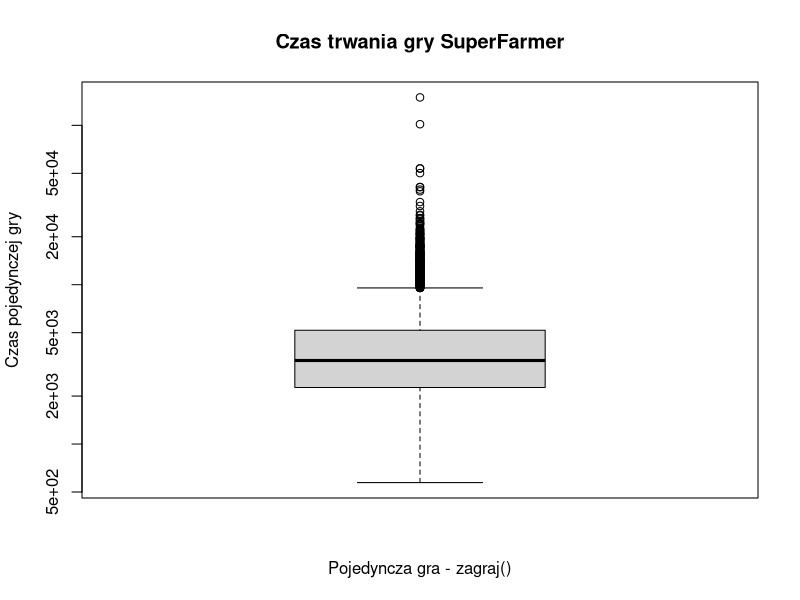
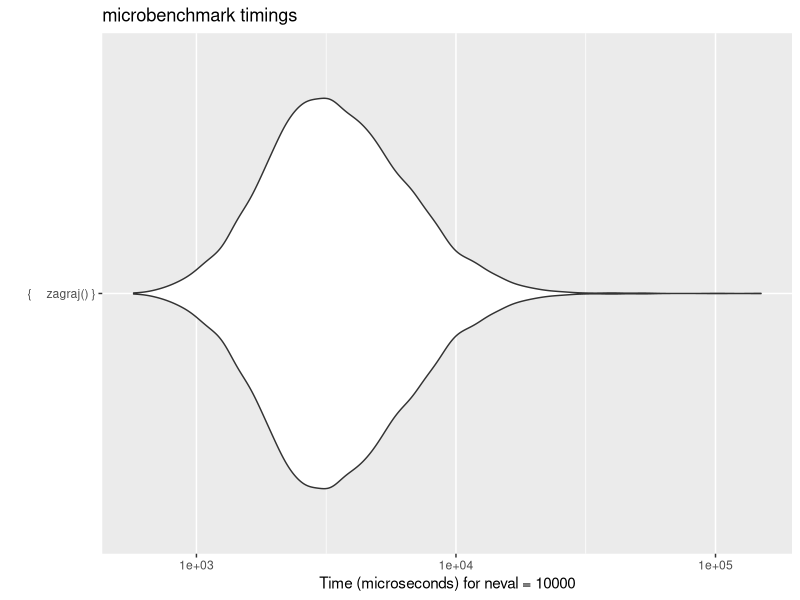
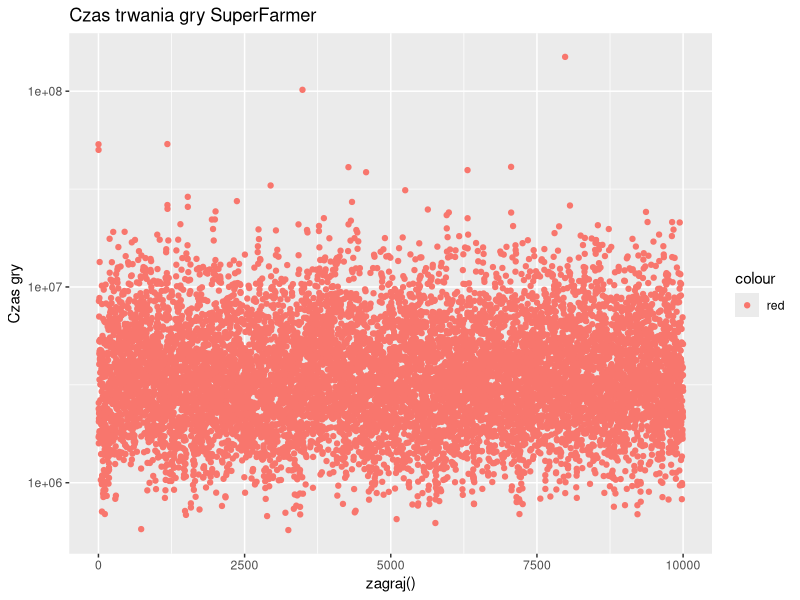

The R script that drew these images, in order:
## ---- chunk 1
knitr::opts_chunk$set(echo = TRUE)
## ---- chunk 2
knitr::opts_chunk$set(warning=FALSE,message =FALSE)
## ---- chunk 3
library(microbenchmark)
library(ggplot2)
## ---- chunk 4
stado_glowne <<- c(60,24,20,12,6,4,2)
stado <<- c(0,0,0,0,0,0,0)
## R,S,P,C,H,L,B
## gdzie R - krolik, S - owca, P - swinia, C - krowa, H - kon, L - maly pies, B - duzy pies
## ---- chunk 5
kostka_zielona <- c('R','R','R','R','R','R','S','S','S','P','C','W')
kostka_czerwona <- c('R','R','R','R','R','R','S','S','P','P','H','F')
##gdzie: W - wilk, F - lis; reszta jak wyzej
## ---- chunk 6
##Wektory wymian o takiej samej strukturze jak stado i stado_glowne
kon <- c(72,12,6,2,1,12,2)
krowa <- c(36,6,3,1,0,6,1)
swinia <- c(12,2,1,0,0,2,0)
owca <- c(6,1,0,0,0,1,0)
maly_pies <- c(6,1,0,0,0,1,0)
duzy_pies <- c(36,6,3,1,0,6,1)
##ile innych zwierzat trzeba aby wymienic na dane zwierze

## ---- chunk 7
licz_ile_otrzyma <- function(sie_nalezy){
  if (all(sie_nalezy <= stado_glowne)){
    return(sie_nalezy)
  } else {
    sie_nalezy <- ifelse(sie_nalezy <= stado_glowne, sie_nalezy, stado_glowne)
    return(sie_nalezy)
  }
}
sie_nalezy <- c(1,25,0,0,0,5,0)
licz_ile_otrzyma(sie_nalezy)

## ---- chunk 8
dodaj_lub_odejmij <- function(co, jak='+'){
  if (jak=='+'){ ## dodajemy do stada
    stado <<- stado + co
    stado_glowne <<- stado_glowne - co
  } else { ## odejmujemy ze stada
    stado <<- stado - co
    stado_glowne <<- stado_glowne + co
  }
  if (!all(stado+stado_glowne==c(60,24,20,12,6,4,2))){
    stop('!!! STADA SIE NIE SUMUJA!!!') ##przerywamy gre - stada sie nie sumuja
  }
}
co <- licz_ile_otrzyma(sie_nalezy)
dodaj_lub_odejmij(co,'+')
stado
stado_glowne

## ---- chunk 9
zakoncz_gre <- function(x=stado){
  if(all(stado >= c(1,1,1,1,1,0,0))){
    return(TRUE) ## jesli mamy wiecej lub rowno zwierzat, to wygralismy
  } else { 
    suma = 0
    for (i in 1:7){
      switch(i,
             "1"={suma <- suma + stado[i]},
             "2"={suma <- suma + 6*stado[i]},
             "3"={suma <- suma + 12*stado[i]},
             "4"={suma <- suma + 36*stado[i]},
             "5"={suma <- suma + 72*stado[i]},
             "6"={suma <- suma + 6*stado[i]},
             "7"={suma <- suma + 36*stado[i]})
    }
    if (suma >= 127){ ##6+12+36+72+1 = 127 krolikow
      stado <<- c(suma-126,1,1,1,1,0,0)
      stado_glowne <<- (c(60,24,20,12,6,4,2) - stado)
      return(TRUE) ## stac nas na wygrana, wiec tez wygralismy
    }
    return(FALSE) ## jeszcze za malo
  }
}
zakoncz_gre()
stado
stado_glowne
## ---- chunk 10
##podobna do zakoncz_gre
wez_konia <- function(){
  suma = 0
  for (i in 1:7){
    switch(i,
           "1"={suma <- suma + stado[i]},
           "2"={suma <- suma + 6*stado[i]},
           "3"={suma <- suma + 12*stado[i]},
           "4"={suma <- suma + 36*stado[i]},
           "6"={suma <- suma + 6*stado[i]},
           "7"={suma <- suma + 36*stado[i]},
           suma <- suma)
  }
  if (suma >= 73){
    dodaj_lub_odejmij(c(stado[1:4],0,stado[6:7]),'-')
    ##usuwamy wszystko ze stada, zeby wymienic na konia i krolika
    if ((suma-72)<=60){
      dodaj_lub_odejmij(c((suma-72),0,0,0,1,0,0))
      #bierzemy konia, a reszt? w krolikach
    } else {
      while((suma-72)>60){
        dodaj_lub_odejmij(c(0,1,0,0,0,0,0))
        suma <- suma - 6
        ##je?li zabraknie kr?lik?w, to bierzemy jeszcze w owcach
      }
      dodaj_lub_odejmij(c((suma-72),0,0,0,1,0,0))
    }
  } 
  ## jesli nie starczy to nie robimy nic
}
wez_konia()
stado
stado_glowne
## ---- chunk 11
wymiana_owca <- function(b){
  if (stado_glowne[2]==0){ ##sprawdzenie czy jest zwierz? w stadzie g??wnym
    wymiana <<- c('pusty')
    za_wymiane <<- c(0,0,0,0,0,0,0)
  } else {
    switch(b,
           krolik={if(stado[1]>=owca[1]){ ##chcemy owc? za kr?liki
             wymiana <<- c('S')
             za_wymiane <<- c(6,0,0,0,0,0,0)
             return(wymiana)
           }else{ ## sprawdzenie czy starczy kr?lik?w ze stada na wymian?
             wymiana <<- c('pusty')
             za_wymiane <<- c(0,0,0,0,0,0,0)
           }},
           maly_pies={if(stado[6]>=owca[6]){
             wymiana <<- c('S')
             za_wymiane <<- c(0,0,0,0,0,1,0)
             return(wymiana)
           }else{
             wymiana <<- c('pusty')
             za_wymiane <<- c(0,0,0,0,0,0,0)
           }},
           owca={if(stado[2]>=owca[2]){
             wymiana <<- c('S')
             za_wymiane <<- c(0,1,0,0,0,0,0)
             return(wymiana)
           }else{
             wymiana <<- c('pusty')
             za_wymiane <<- c(0,0,0,0,0,0,0)
           }},
           {wymiana <<- c('pusty') ## nie istnieje mo?liwo?? wymiany za podane zwierz?
           za_wymiane <<- c(0,0,0,0,0,0,0)
           })
  }
}
wymiana_owca('maly_pies')
za_wymiane
## ---- chunk 12
wymiana_maly_pies <- function(b){
  if (stado_glowne[6]==0){
    wymiana <<- c('pusty')
    za_wymiane <<- c(0,0,0,0,0,0,0)
  }else {
    switch(b,
           krolik={if(stado[1]>=maly_pies[1]){
             wymiana <<- c('L')
             za_wymiane <<- c(6,0,0,0,0,0,0)
             return(wymiana)
           }else{
             wymiana <<- c('pusty')
             za_wymiane <<- c(0,0,0,0,0,0,0)
           }},
           maly_pies={if(stado[6]>=maly_pies[6]){
             wymiana <<- c('L')
             za_wymiane <<- c(0,0,0,0,0,1,0)
             return(wymiana)
           }else{
             wymiana <<- c('pusty')
             za_wymiane <<- c(0,0,0,0,0,0,0)
           }},
           owca={if(stado[2]>=maly_pies[2]){
             wymiana <<- c('L')
             za_wymiane <<- c(0,1,0,0,0,0,0)
             return(wymiana)
           }else{
             wymiana <<- c('pusty')
             za_wymiane <<- c(0,0,0,0,0,0,0)
           }},
           {wymiana <<- c('pusty')
           za_wymiane <<- c(0,0,0,0,0,0,0)
           })
  }
}
## ---- chunk 13
wymiana_swinia <- function(b){
  ##analogiczna do wymiana_owca
  if (stado_glowne[3]==0){
    wymiana <<- c('pusty')
    za_wymiane <<- c(0,0,0,0,0,0,0)
  }else {
    switch(b,
           krolik={if(stado[1]>=swinia[1]){
             wymiana <<- c('P')
             za_wymiane <<- c(12,0,0,0,0,0,0)
             return(wymiana)
           }else{
             wymiana <<- c('pusty')
             za_wymiane <<- c(0,0,0,0,0,0,0)
           }},
           maly_pies={if(stado[6]>=swinia[6]){
             wymiana <<- c('P')
             za_wymiane <<- c(0,0,0,0,0,2,0)
             return(wymiana)
           }else{
             wymiana <<- c('pusty')
             za_wymiane <<- c(0,0,0,0,0,0,0)
           }},
           owca={if(stado[2]>=swinia[2]){
             wymiana <<- c('P')
             za_wymiane <<- c(0,2,0,0,0,0,0)
             return(wymiana)
           }else{
             wymiana <<- c('pusty')
             za_wymiane <<- c(0,0,0,0,0,0,0)
           }},
           swinia={if(stado[3]>=swinia[3]){
             wymiana <<- c('P')
             za_wymiane <<- c(0,0,1,0,0,0,0)
             return(wymiana)
           }else{
             wymiana <<- c('pusty')
             za_wymiane <<- c(0,0,0,0,0,0,0)
           }},
           {wymiana <<- c('pusty')
           za_wymiane <<- c(0,0,0,0,0,0,0)
           })
  }
}
wymiana_swinia('krolik')
za_wymiane
## ---- chunk 14
wymiana_krowa <- function(b){
  ##analogiczna do wymiana_owca i wymiana_swinia
  if (stado_glowne[4]==0){
    wymiana <<- c('pusty')
    za_wymiane <<- c(0,0,0,0,0,0,0)
  }else {
    switch(b,
           krolik={if(stado[1]>=krowa[1]){
             wymiana <<- c('C')
             za_wymiane <<- c(36,0,0,0,0,0,0)
             return(wymiana)
           }else{
             wymiana <<- c('pusty')
             za_wymiane <<- c(0,0,0,0,0,0,0)
           }},
           maly_pies={if(stado[6]>=krowa[6]){
             wymiana <<- c('C')
             za_wymiane <<- c(0,0,0,0,0,6,0)
             return(wymiana)
           }else{
             wymiana <<- c('pusty')
             za_wymiane <<- c(0,0,0,0,0,0,0)
           }},
           owca={if(stado[2]>=krowa[2]){
             wymiana <<- c('C')
             za_wymiane <<- c(0,6,0,0,0,0,0)
             return(wymiana)
           }else{
             wymiana <<- c('pusty')
             za_wymiane <<- c(0,0,0,0,0,0,0)
           }},
           swinia={if(stado[3]>=krowa[3]){
             wymiana <<- c('C')
             za_wymiane <<- c(0,0,3,0,0,0,0)
             return(wymiana)
           }else{
             wymiana <<- c('pusty')
             za_wymiane <<- c(0,0,0,0,0,0,0)
           }},
           krowa={if(stado[4]>=krowa[4]){
             wymiana <<- c('C')
             za_wymiane <<- c(0,0,0,1,0,0,0)
             return(wymiana)
           }else{
             wymiana <<- c('pusty')
             za_wymiane <<- c(0,0,0,0,0,0,0)
           }},
           duzy_pies={if(stado[7]>=krowa[7]){
             wymiana <<- c('C')
             za_wymiane <<- c(0,0,0,0,0,0,1)
             return(wymiana)
           }else{
             wymiana <<- c('pusty')
             za_wymiane <<- c(0,0,0,0,0,0,0)
           }},
           {wymiana <<- c('pusty')
           za_wymiane <<- c(0,0,0,0,0,0,0)
           })
  }
}
## ---- chunk 15
wymiana_duzy_pies <<- function(b){
  if (stado_glowne[7]==0){
    wymiana <<- c('pusty')
    za_wymiane <<- c(0,0,0,0,0,0,0)
  } else {
    ##funkcja co do zasady taka sama jak wymiana_krowa
    switch(b,
           krolik={if(stado[1]>=duzy_pies[1]){
             wymiana <<- c('B')
             za_wymiane <<- c(36,0,0,0,0,0,0)
             return(wymiana)
           }else{
             wymiana <<- c('pusty')
             za_wymiane <<- c(0,0,0,0,0,0,0)
           }},
           maly_pies={if(stado[6]>=duzy_pies[6]){
             wymiana <<- c('B')
             za_wymiane <<- c(0,0,0,0,0,6,0)
             return(wymiana)
           }else{
             wymiana <<- c('pusty')
             za_wymiane <<- c(0,0,0,0,0,0,0)
           }},
           owca={if(stado[2]>=duzy_pies[2]){
             wymiana <<- c('B')
             za_wymiane <<- c(0,6,0,0,0,0,0)
             return(wymiana)
           }else{
             wymiana <<- c('pusty')
             za_wymiane <<- c(0,0,0,0,0,0,0)
           }},
           swinia={if(stado[3]>=duzy_pies[3]){
             wymiana <<- c('B')
             za_wymiane <<- c(0,0,3,0,0,0,0)
             return(wymiana)
           }else{
             wymiana <<- c('pusty')
             za_wymiane <<- c(0,0,0,0,0,0,0)
           }},
           krowa={if(stado[4]>=duzy_pies[4]){
             wymiana <<- c('B')
             za_wymiane <<- c(0,0,0,1,0,0,0)
             return(wymiana)
           }else{
             wymiana <<- c('pusty')
             za_wymiane <<- c(0,0,0,0,0,0,0)
           }},
           duzy_pies={if(stado[7]>=duzy_pies[7]){
             wymiana <<- c('B')
             za_wymiane <<- c(0,0,0,0,0,0,1)
             return(wymiana)
           }else{
             wymiana <<- c('pusty')
             za_wymiane <<- c(0,0,0,0,0,0,0)
           }},
           {wymiana <<- c('pusty')
           za_wymiane <<- c(0,0,0,0,0,0,0)
           })
  }
}
## ---- chunk 16
wymiana_kon <- function(b){
  ##analogiczna do wymiana_owca, wymiana_swinia....
  if (stado_glowne[5]==0){
    wymiana <<- c('pusty')
    za_wymiane <<- c(0,0,0,0,0,0,0)
  }else {
    switch(b,
           krolik={if(stado[1]>=kon[1]){
             wymiana <<- c('H')
             za_wymiane <<- c(72,0,0,0,0,0,0)
             return(wymiana)
           }else{
             wymiana <<- c('pusty')
             za_wymiane <<- c(0,0,0,0,0,0,0)
           }},
           maly_pies={if(stado[6]>=kon[6]){
             wymiana <<- c('H')
             za_wymiane <<- c(0,0,0,0,0,12,0)
             return(wymiana)
           }else{
             wymiana <<- c('pusty')
             za_wymiane <<- c(0,0,0,0,0,0,0)
           }},
           owca={if(stado[2]>=kon[2]){
             wymiana <<- c('H')
             za_wymiane <<- c(0,12,0,0,0,0,0)
             return(wymiana)
           }else{
             wymiana <<- c('pusty')
             za_wymiane <<- c(0,0,0,0,0,0,0)
           }},
           swinia={if(stado[3]>=kon[3]){
             wymiana <<- c('H')
             za_wymiane <<- c(0,0,6,0,0,0,0)
             return(wymiana)
           }else{
             wymiana <<- c('pusty')
             za_wymiane <<- c(0,0,0,0,0,0,0)
           }},
           krowa={if(stado[4]>=kon[4]){
             wymiana <<- c('H')
             za_wymiane <<- c(0,0,0,2,0,0,0)
             return(wymiana)
           }else{
             wymiana <<- c('pusty')
             za_wymiane <<- c(0,0,0,0,0,0,0)
           }},
           kon={if(stado[5]>=kon[5]){
             wymiana <<- c('H')
             za_wymiane <<- c(0,0,0,0,1,0,0)
             return(wymiana)
           }else{
             wymiana <<- c('pusty')
             za_wymiane <<- c(0,0,0,0,0,0,0)
           }},
           duzy_pies={if(stado[7]>=kon[7]){
             wymiana <<- c('H')
             za_wymiane <<- c(0,0,0,0,0,0,2)
             return(wymiana)
           }else{
             wymiana <<- c('pusty')
             za_wymiane <<- c(0,0,0,0,0,0,0)
           }},
           {wymiana <<- c('pusty')
           za_wymiane <<- c(0,0,0,0,0,0,0)
           })
  }
}
## ---- chunk 17
owce_na_kroliki <- function(z_owiec=FALSE){
  if(z_owiec==TRUE){if(stado[2]>=1 & stado_glowne[1]>=6){
    wymiana <<- c('R')
    za_wymiane <<- c(0,1,0,0,0,0,0)
    return(wymiana)
  }else{
    wymiana <<- c('pusty')
    za_wymiane <<- c(0,0,0,0,0,0,0)
  }}
}
## ---- chunk 18
swinie_na_owce <- function(ze_swin=FALSE){
  if(ze_swin==TRUE){if(stado[3]>=1 & stado_glowne[2]>=2){
    wymiana <<- c('SS')
    za_wymiane <<- c(0,0,1,0,0,0,0)
    return(wymiana)
  }else{
    wymiana <<- c('pusty')
    za_wymiane <<- c(0,0,0,0,0,0,0)
  }}
}
## ---- chunk 19
##Wyliczanie zwierzat otrzymanych z wymiany
z_wymiany <- function(zamien = FALSE){
  W <- c(0,0,0,0,0,0,0)
  if(zamien == TRUE){switch(wymiana,
                            R={W <- c(6,0,0,0,0,0,0)},
                            S={W <- c(0,1,0,0,0,0,0)},
                            SS={W <- c(0,2,0,0,0,0,0)},
                            P={W <- c(0,0,1,0,0,0,0)},
                            C={W <- c(0,0,0,1,0,0,0)},
                            H={W <- c(0,0,0,0,1,0,0)},
                            L={W <- c(0,0,0,0,0,1,0)},
                            B={W <- c(0,0,0,0,0,0,1)},
                            {W <- c(0,0,0,0,0,0,0)})}
  return(W)
}
z_wymiany(TRUE)
##Wykonanie operacji wymiany na stadach
wymien <- function(z,na){
  dodaj_lub_odejmij(z_wymiany(TRUE),'+')
  dodaj_lub_odejmij(za_wymiane,'-') ## za_wymiane powstaje przy funkcjach wymiana_cos
}
wymien('krolik','swinia')
stado
stado_glowne
## ---- chunk 20
##losowanie rzutu
losuj_rzut_kostek <- function(a=kostka_zielona,b=kostka_czerwona){
  wynik <<- c(sample(a, 1), sample(b, 1))
  return(wynik)
}
k <- losuj_rzut_kostek()
cat(k)
##zamiana wyniku rzutu na wektor analogiczny do wektor?w stad
zmiana_na_wektor <- function(wynik){
  switch(wynik[1], ##Najpierw wynik z pierwszej kosci
         R={c1 <- c(1,0,0,0,0,0,0)},
         S={c1 <- c(0,1,0,0,0,0,0)},
         P={c1 <- c(0,0,1,0,0,0,0)},
         C={c1 <- c(0,0,0,1,0,0,0)},
         {c1 <- c(0,0,0,0,0,0,0)}
  )
  switch(wynik[2], ##Pozniej wynik z drugiej kosci
         R={c2 <- c(1,0,0,0,0,0,0)},
         S={c2 <- c(0,1,0,0,0,0,0)},
         P={c2 <- c(0,0,1,0,0,0,0)},
         H={c2 <- c(0,0,0,0,1,0,0)},
         {c2 <- c(0,0,0,0,0,0,0)}
  )
  z_rzutu <- (c1+c2)
  return(z_rzutu)
}
zmiana_na_wektor(k)
## ---- chunk 21
atak_drapieznika <- function(lis = FALSE, wilk = FALSE){
  if (wilk == TRUE ){ ##wilk!
    if (stado[7]>0){ ## sprawdzenie posiadania du?ego psa
      dodaj_lub_odejmij(c(0,0,0,0,0,0,1),'-') ## to oznacza: jeden duzy pies. odejmij od stada (dodaj do glownego)
    } else {
      dodaj_lub_odejmij(c(stado[1:4],0,0,0),'-') ## to oznacza: wszystkie zwierzeta oprocz konia i psow ktore sa w stadzie. odejmij od stada (dodaj do glownego)
    }
  }
  if (lis == TRUE ){ ##lis!
    if (stado[6]>0){ ## sprawdzenie posiadania mia?ego psa
      dodaj_lub_odejmij(c(0,0,0,0,0,1,0),'-') ## to oznacza: jeden maly pies. odejmij od stada (dodaj do glownego)
    } else {
      dodaj_lub_odejmij(c(stado[1],0,0,0,0,0,0),'-') ## to oznacza: wszystkie kroliki ktore sa w stadzie. odejmij od stada (dodaj do glownego)
    }
  }
}
stado
atak_drapieznika(TRUE)
stado
stado_glowne
## ---- chunk 22
reakcja_na_wynik_rzutu <- function(){
  otrzymane<-c(0,0,0,0,0,0,0)
  kostki<-c('R','R')
  ##je?li stado puste nie trzeba sprawdza? drapie?nikow
  if (all(stado==0)){
    if (kostki[1]==kostki[2]){ ##sprawdzenie czy kostki s? sobie r?wne
      otrzymane <- licz_ile_otrzyma((zmiana_na_wektor(kostki))/2)
    }
    ## je?li nie s? sobie rowne to nic nie dostajemy
  } else {
    if ('W' %in% kostki){
      if ('F' %in% kostki) {
        atak_drapieznika(TRUE,TRUE) ##atak wilka z lisem!
      } else {
        atak_drapieznika(wilk = TRUE) ##atak wilka
        wylosowane <- zmiana_na_wektor(kostki) ## ale moglismy sie obronic i na drugiej kosci cos wylosowac korzystnego
        otrzymane <- ifelse(wylosowane == 0, 0, trunc((stado+wylosowane)/2)) ## przeliczamy kostki wg. zasady n/2
        otrzymane <- licz_ile_otrzyma(otrzymane)
      }
    } else {
      if ('F' %in% kostki) { ## atak lisa
        atak_drapieznika(TRUE)
      }
      wylosowane <- zmiana_na_wektor(kostki)
      otrzymane <- ifelse(wylosowane == 0, 0, trunc((stado+wylosowane)/2)) ## przeliczamy kostki wg. zasady n/2
      otrzymane <- licz_ile_otrzyma(otrzymane)
    } 
  }
  if (!all(otrzymane==0)){
    dodaj_lub_odejmij(otrzymane) ##przekazanie wyniku rzutu miedzy stadami
  } else {
  }
}
## ---- chunk 23
reakcja_na_wynik_rzutu()
##('R','R') -> kostki
stado
stado_glowne
## ---- chunk 24
reakcja_na_wynik_rzutu <- function(){
  otrzymane<-c(0,0,0,0,0,0,0)
  kostki<-losuj_rzut_kostek()
  ##je?li stado puste nie trzeba sprawdza? drapie?nikow
  if (all(stado==0)){
    if (kostki[1]==kostki[2]){ ##sprawdzenie czy kostki s? sobie r?wne
      otrzymane <- licz_ile_otrzyma((zmiana_na_wektor(kostki))/2)
    }
    ## je?li nie s? sobie rowne to nic nie dostajemy
  } else {
    if ('W' %in% kostki){
      if ('F' %in% kostki) {
        atak_drapieznika(TRUE,TRUE) ##atak wilka z lisem!
      } else {
        atak_drapieznika(wilk = TRUE) ##atak wilka
        wylosowane <- zmiana_na_wektor(kostki) ## ale moglismy sie obronic i na drugiej kosci cos wylosowac korzystnego
        otrzymane <- ifelse(wylosowane == 0, 0, trunc((stado+wylosowane)/2)) ## przeliczamy kostki wg. zasady n/2
        otrzymane <- licz_ile_otrzyma(otrzymane)
      }
    } else {
      if ('F' %in% kostki) { ## atak lisa
        atak_drapieznika(TRUE)
      }
      wylosowane <- zmiana_na_wektor(kostki)
      otrzymane <- ifelse(wylosowane == 0, 0, trunc((stado+wylosowane)/2)) ## przeliczamy kostki wg. zasady n/2
      otrzymane <- licz_ile_otrzyma(otrzymane)
    } 
  }
  if (!all(otrzymane==0)){
    dodaj_lub_odejmij(otrzymane) ##przekazanie wyniku rzutu miedzy stadami
  } else {
  }
}
## ---- chunk 25
zagraj <- function(){
  stado_glowne <<- c(60,24,20,12,6,4,2)
  stado <<- c(0,0,0,0,0,0,0)
  repeat{
    if (!all(stado==0)){ ##jesli stado jest niepuste sprawdzamy czy nie op?aca si? czego? wymieni?
      wez_konia() ##najpierw sprawdzamy czy starczy na konia i krolika
      if (stado[1]>6){ ##wiecej niz 6 krolikow
        if ((stado[6]==0) & (stado[1]>=9)){ ##wiecej niz 9 krolikow i brak malego psa, to bierzemy malego psa
          wymiana_maly_pies('krolik')
          wymien('krolik','maly_pies')
        }
        if (stado[2]>0){ #jesli juz mamy owce, to wymieniamy na nie kroliki
          wymiana_owca('krolik')
          wymien('krolik','owca')
        }
      } else {
        if ((stado[2]>3)&(stado[1]==0)&(stado[6]==0)){ ##nie mamy krolikow, ale wiecej niz 3 owce i brak malego psa
          wymiana_maly_pies('owca') ##wymieniamy jedn? owc? na ma?ego psa
          wymien('owca','maly_pies')
          owce_na_kroliki(TRUE) ##a drug? na kr?liki
          wymien('owca','krolik')
        }
        if ((stado[3]>0)&(stado[6])){##je?li mamy ?wini? ale brak ma?ego psa
          swinie_na_owce(TRUE) ## wymieniamy ?wini? na owce
          wymien('swinia','owca')
          wymiana_maly_pies('owca') ##wymieniamy owc? na ma?ego psa
          wymien('owca','maly_pies')
        }
      }
    }
    reakcja_na_wynik_rzutu()
    if (zakoncz_gre()==TRUE){
      break
    }
  }
}
## ---- chunk 26
mierz_czas <- microbenchmark({zagraj()}, times=10000)
boxplot(mierz_czas, xlab="Pojedyncza gra - zagraj()", ylab='Czas pojedynczej gry',main='Czas trwania gry SuperFarmer')
autoplot(mierz_czas, main='Czas trwania gry SuperFarmer')
qplot(y=time,data=mierz_czas,color='red',xlab="zagraj()", ylab="Czas gry",main='Czas trwania gry SuperFarmer') + scale_y_log10()
print(mierz_czas)

